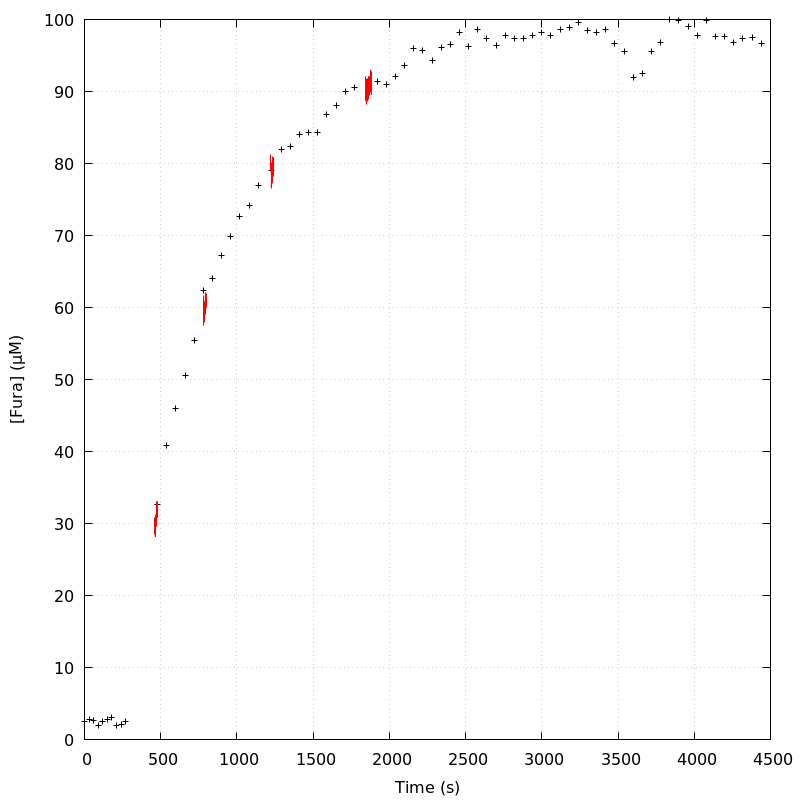

Write the gnuplot code that produced this figure.
unset key
set grid
set ylabel '[Fura] (µM)'
set xlabel 'Time (s)'
plot 'DA_121015_E1_aba_loading_curve' index 0 using 1:2 linecolor rgb 'black',\
'' index 1 using 1:2 with lines linecolor rgb 'red',\
'' index 2 using 1:2 with lines linecolor rgb 'red',\
'' index 3 using 1:2 with lines linecolor rgb 'red',\
'' index 4 using 1:2 with lines linecolor rgb 'red',\
